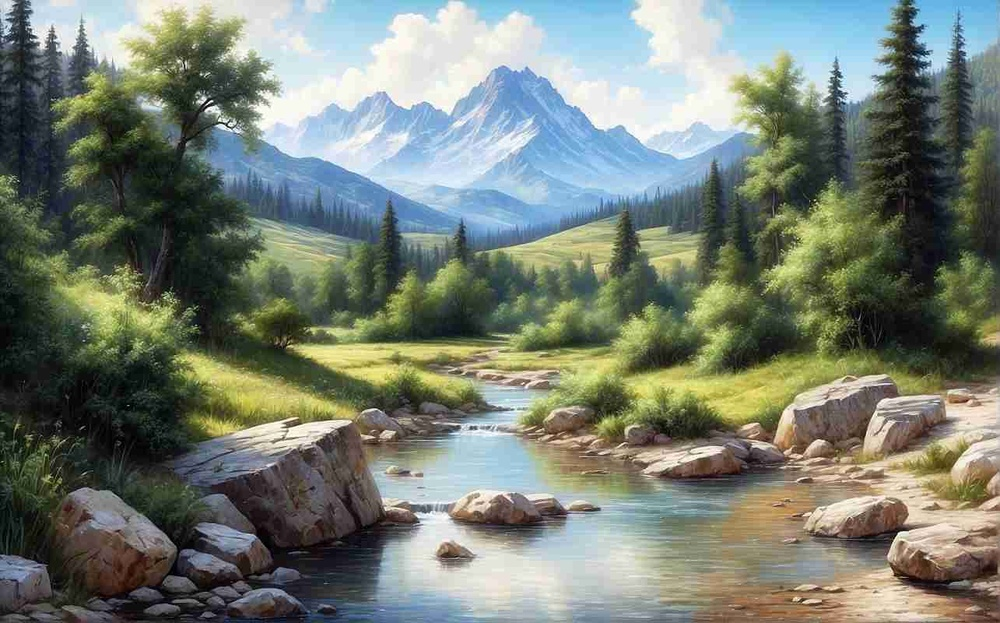
#> input picture pmd.jpg, 1000 x 623 px, shrunk from 1285 x 800 before the run, found by its file name
$ python 'praktikum9 (1).py'
#> lines starting #> are read from the running program, lines starting #| are printed output that depends on the picture
# -*- coding: utf-8 -*-
"""praktikum9.ipynb

Automatically generated by Colab.

Original file is located at
    https://colab.research.google.com/drive/1eH-Dp10H0aAkFJkHzbltw9smpdEwLCgE
"""

import imageio.v3 as i
import matplotlib.pyplot as plt
import numpy as np

img = i.imread("/content/pmd.jpg", mode ='F')
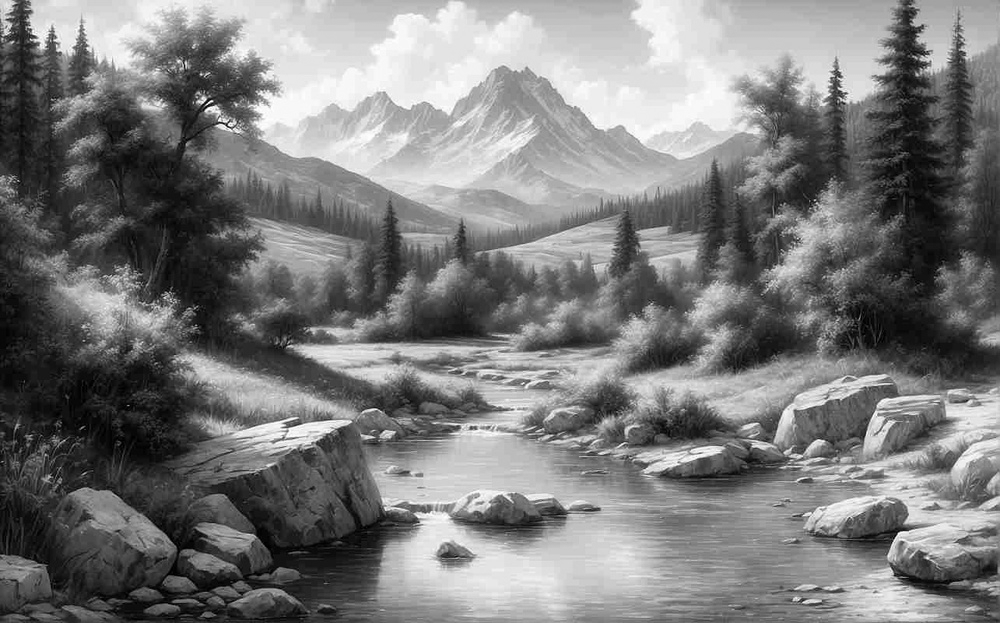
#> img: shape (623, 1000) float32; min 0, max 255, mean 123.3

sobelX =np.array([
    [-1,0,1],
    [-2,0,2],
    [-1,0,1]
])

sobelY = np.array([
    [-1,-2,-1],
    [0,0,0],
    [1,2,1]
])

imgpad = np.pad(img,pad_width=1,mode='constant', constant_values=0)
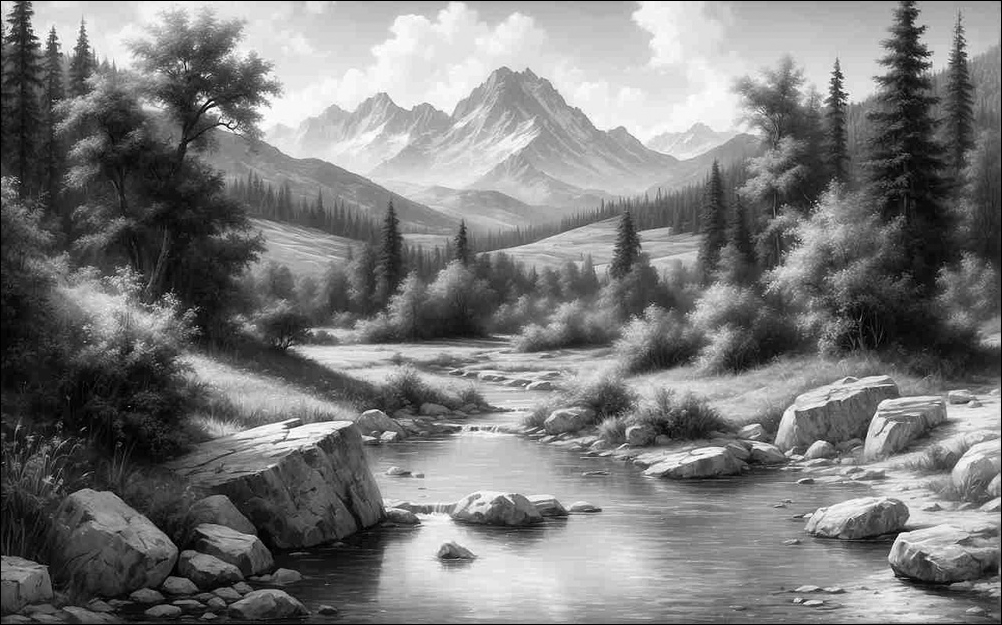
#> imgpad: shape (625, 1002) float32; min 0, max 255, mean 122.7
Gx = np.zeros_like(img)
Gy = np.zeros_like(img)

for y in range(1, imgpad.shape[0]-1):
    for x in range(1, imgpad.shape[1]-1):
        area = imgpad[y-1:y+2,x-1:x+2]
        Gx[y-1,x-1] = np.sum(area * sobelX)
        Gy[y-1,x-1] = np.sum(area * sobelY)
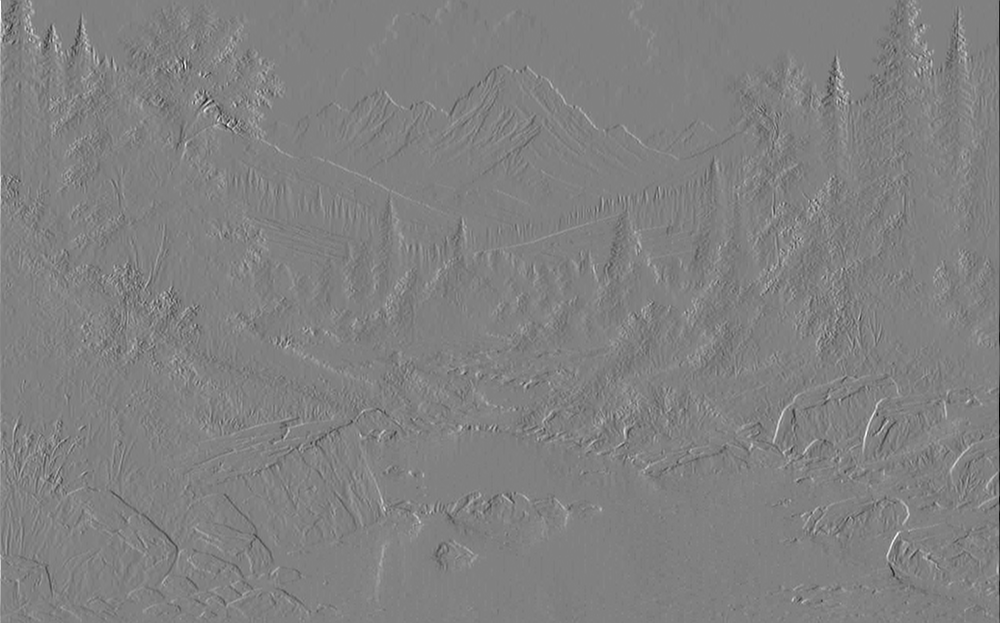
#> Gx: shape (623, 1000) float32; min -878.6, max 859.4, mean 0.3; drawn with min black and max white
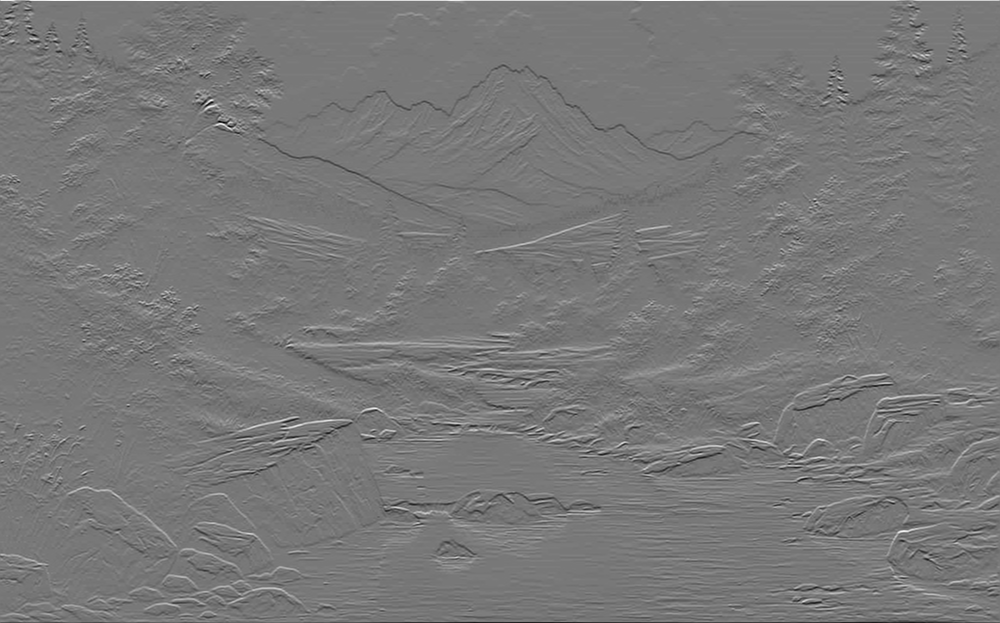
#> Gy: shape (623, 1000) float32; min -875.6, max 974.6, mean -0.6; drawn with min black and max white

G = np.sqrt(Gx**2 + Gy**2)
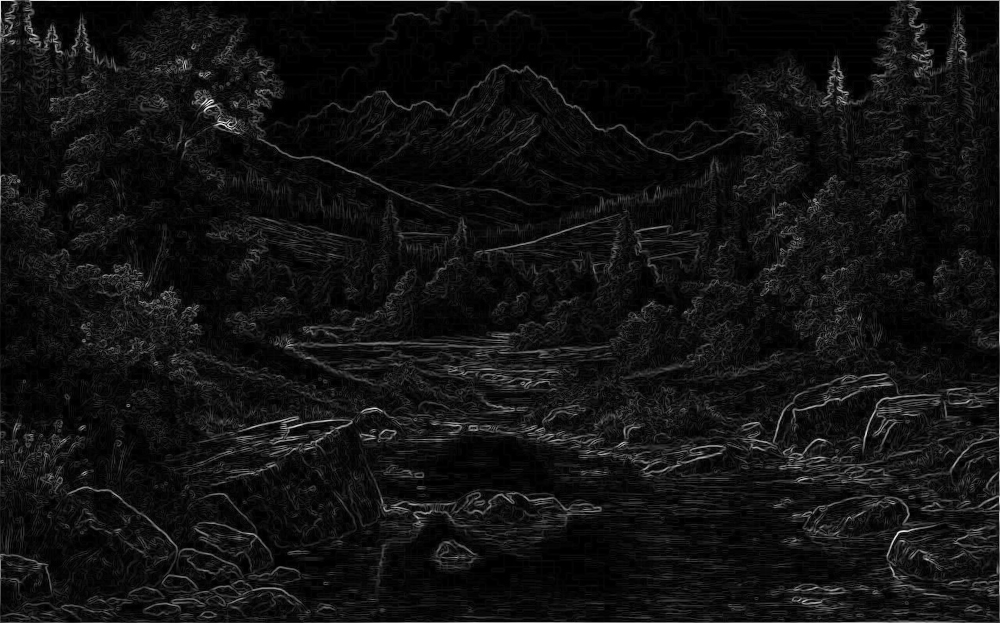
#> G: shape (623, 1000) float32; min 0, max 974.7, mean 69.1; drawn with min black and max white
G = (G/G.max())*255
G = np.clip(G,0,255)
G = G.astype(np.uint8)

plt.figure(figsize=(10,10))

plt.subplot(2,2,1)
plt.imshow(img)

plt.subplot(2,2,2)
plt.imshow(Gx, cmap='gray')

plt.subplot(2,2,3)
plt.imshow(Gy, cmap='gray')

plt.subplot(2,2,4)
plt.imshow(G, cmap='gray')

plt.show()
